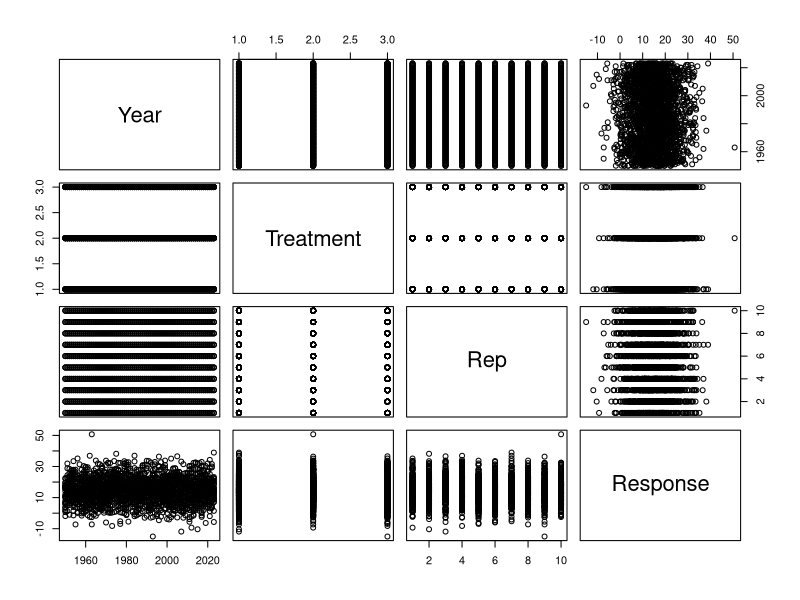
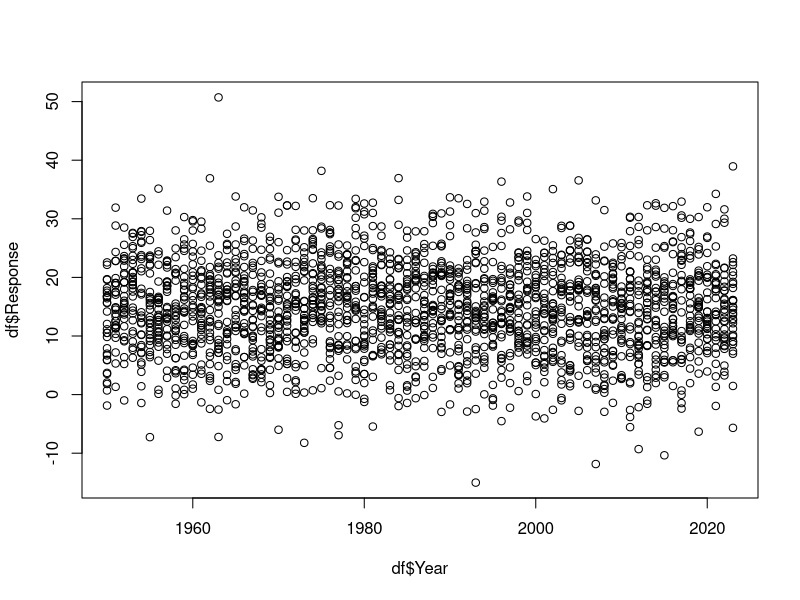
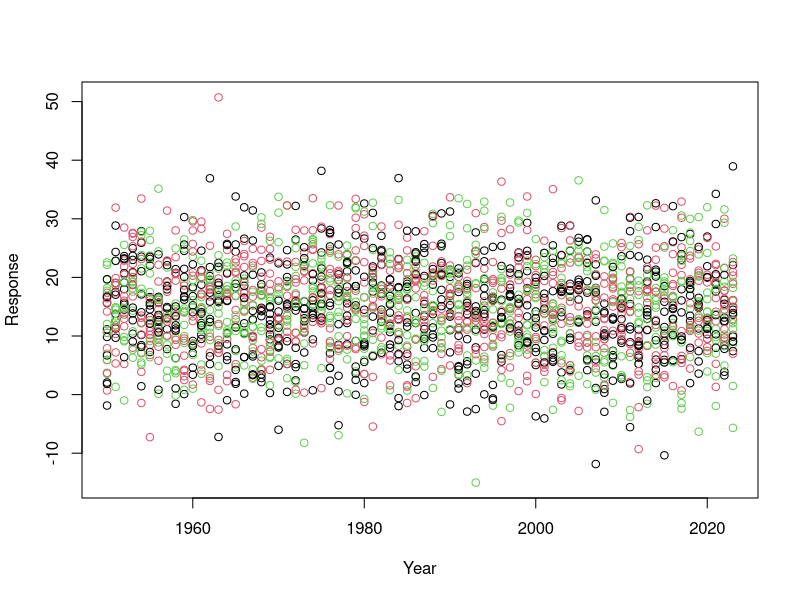
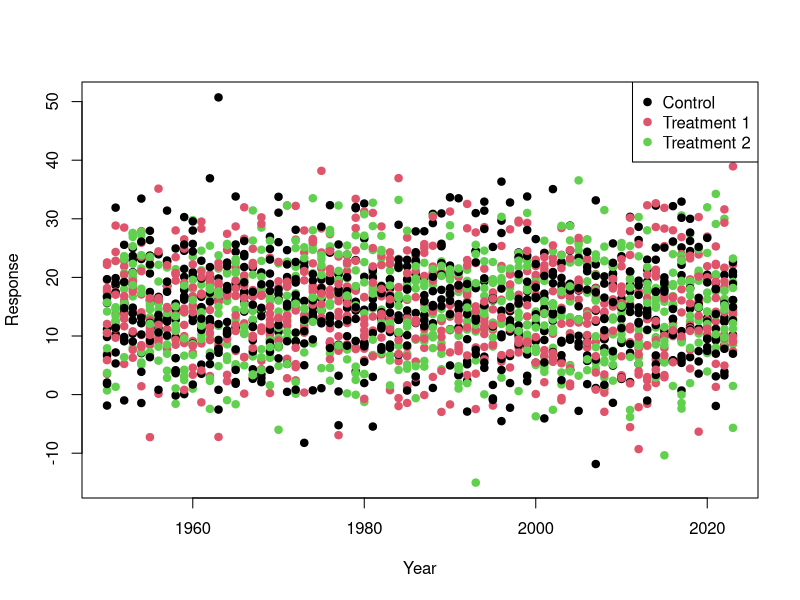
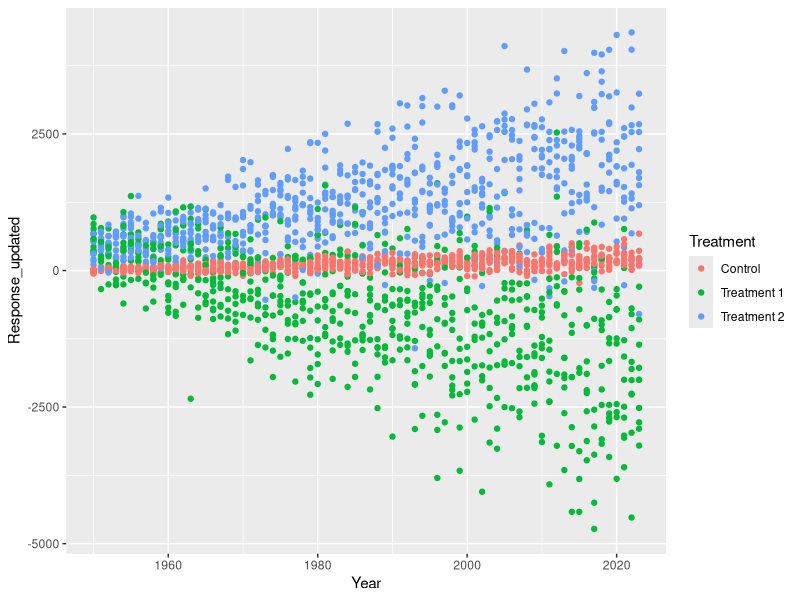
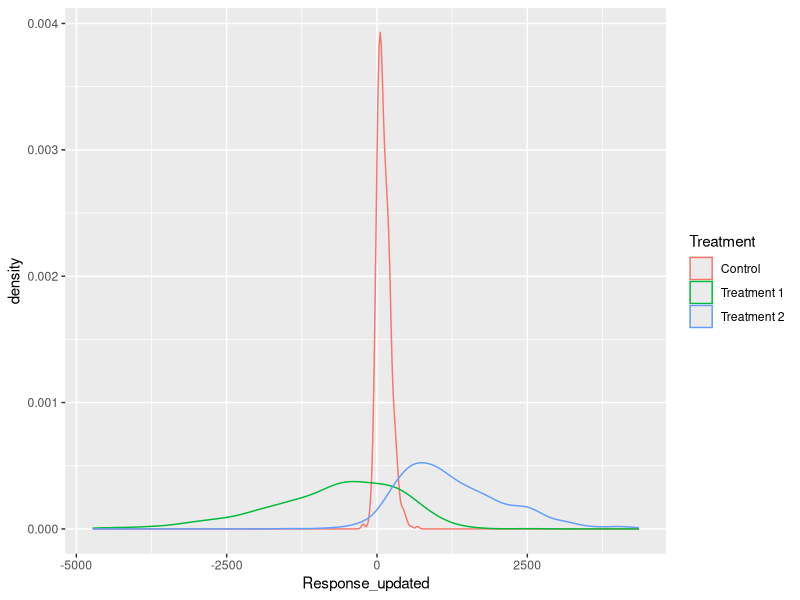
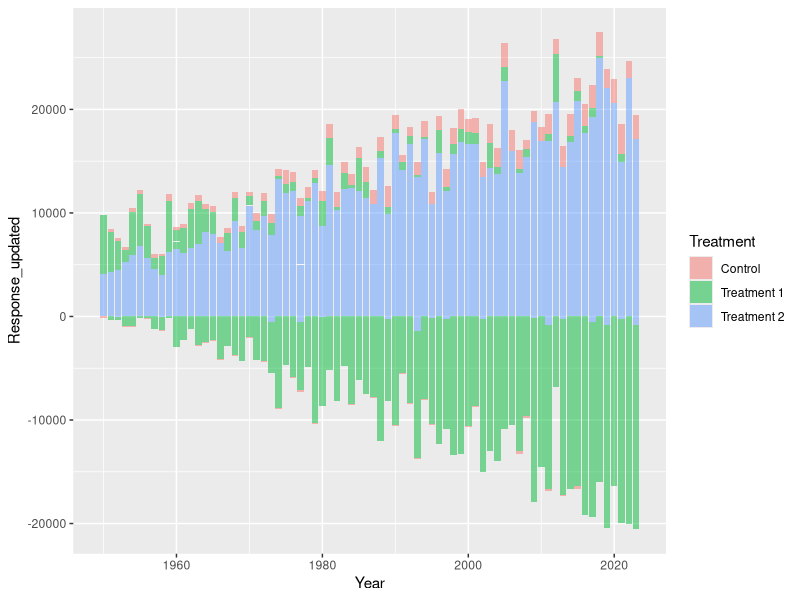
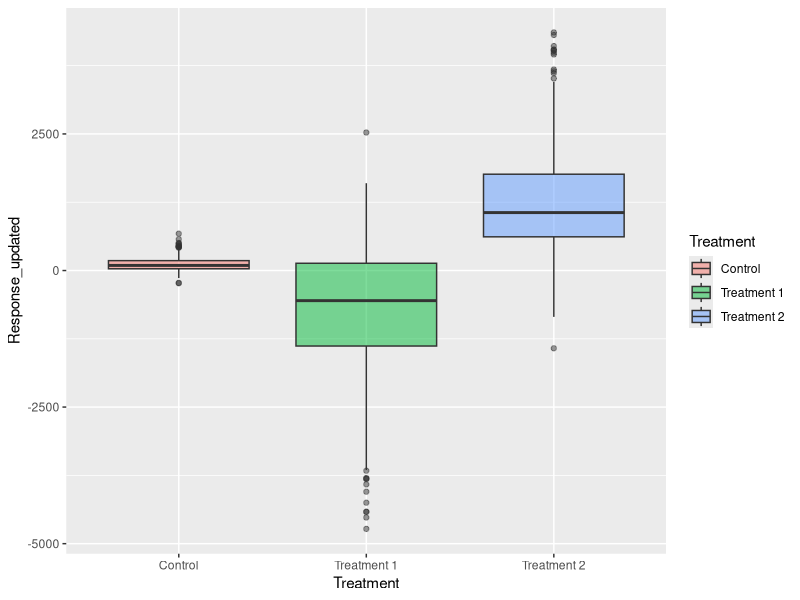

These charts were generated, in order, by the following R code:
#####----Visualisation 

# Lets make some data as we did in the introduction



Year <- seq(from=1950,to=2023,by=1)
Treatment <- c("Control","Treatment 1","Treatment 2")
Rep<- seq(from=1,to=10,by=1)

df<-expand.grid(Year=Year,Treatment=Treatment,Rep=Rep)

Response<-rnorm(n=nrow(df),mean = 15,sd=8) 

df$Response<-Response



# # #####----Base

# We can check the data we have using a base plot function
# 
# The base plot() function will create a grid that is each column of the data set plotted against all the others, this is fine for continuous data (Such as bill_depth_mm)
# 
# but it is hard to understand or read fully.


plot(df)


# We can define x and y axes from columns of the data set 


plot(x=df$Year,y=df$Response)


# It automatically does a scatter plot, maybe we want to colour different treatments differently? and perhaps some axis labels that are more clear?
  
  
  
plot(x=df$Year,
     y=df$Response,
     col=df$Treatment, 
     xlab="Year",
     ylab="Response")


# Some of the arguments in this function are well named but you need to know the names of the arguments to properly use a function best,
# 
# you can easily find documentation of what arguments are within a function by typing two ? before the function in the console like so:
  
  

?plot()

#####----plot is a common function name 
#####----so we have to go to the base::plot() section of the help



# With the points coloured we should add a legend to the plot, this is accomplished with another function run after the plot function.



plot(x=df$Year,
     y=df$Response,
     col=unique(df$Treatment), 
     xlab="Year",
     ylab="Response",
     pch=19)
legend(x = "topright",          #####----Position
       legend = unique(df$Treatment),  #####----Legend texts
       col = c(1,2, 3),           #####----point colors
       pch=19)                    #####----point type



# Here we can see that the response is totally random, regardless of treatment and year.
# 
# For interesting plotting we can change this, we can add patterns and jitter (random noise) to our data based on its treatment. 
# 
# We will use some of our data manipulation code to do this.


library(tidyverse)

df_1<-df %>% 
  mutate(Response_updated=case_when(
    Treatment=="Control"~jitter(Response)*((Year-1930)/5)-50,
    Treatment=="Treatment 1"~jitter(Response)*((Year-1930)*-2)+1000,
    Treatment=="Treatment 2"~jitter(Response)*((Year-1930)*1.5)-4))



# We can now calculate some summary statistics such as mean or standard deviation using group_by and summarise


df_1_summary<-df_1 %>% 
  group_by(Treatment) %>% 
  summarise(MeanResponse=mean(Response_updated),
            SDResponse=sd(Response_updated))

df_1_summary

df_1_summary_year<-df_1 %>% 
  group_by(Treatment,Year) %>% 
  summarise(MeanResponse=mean(Response_updated),
            SDResponse=sd(Response_updated))

df_1_summary_year


# #####----ggplot2

# # #####----The Grammar of Graphics


# For more complex (and very simple) plots ggplot2 is by far the best package!
  
# The gg in ggplot2 and a lot of the associated packages stands for grammar of graphics, which is a very old framework for good visualisation.

# We don't need to go far into it, but it effectively relies on three elements:
# 
# - Data
# 
# - Mapping
# 
# - Geometry
# 
# In every plot we will want to plot Data, it may be 1 value, 1 dimensional, 2 dimensional.... all the way up to multi facetted and dimensional.
# 
# We then want to assign some element of the data to elements of the plot, this is called mapping. 
# 
# This mapping will change based on the geometry (shape/style).
# 
# For example earlier with base plot we Mapped a column (Data) to be the x axis and another to the y. (base plot assumed our geometry was a scatter plot)

# # #####----Plotting

# Using these principles we can build some very impressive and complicated plots.
# 
# We first make a blank ggplot saying what data we will include using ggplot(). 
# 
# For elements of the plot (aesthetics) that change with data from the df we use the aes() function to show what column we want to map to what element (mapping=aes()).
# 
# Then we want to add layers (geometries) to the plot for what we want to plot and how we want it to look.


ggplot(data=df_1,
       mapping=aes(x=Year,
                   y=Response_updated,
                   colour=Treatment))+
  geom_point()



# This looks good but could be nicer! There are many geom types to dictate the type of plot.
# 
# Different geom types have different required aesthetic elements, we could check by using ??geom_point for example
# 
# Generally we use x, y, colour, fill and alpha (transparency). (Sometimes z or label or many others)
# 
# Unlike base plotting ggplot creates a legend automatically, this becomes more complex as the plot becomes more complex but is generally a nice default.


ggplot(df_1,aes(x=Response_updated,colour=Treatment))+
  geom_density()

ggplot(df_1,aes(x=Year,y=Response_updated,fill=Treatment))+
  geom_col(alpha=0.5)

ggplot(df_1,aes(x=Treatment,y=Response_updated,fill=Treatment))+
  geom_boxplot(alpha=0.5)



# We can also add new data into the same plot, so we could use the summary data too, for this we add the data to the geom (geometry) we want it used for.
# 
# Here we have both the fill and the colour with the same levels (Treatment), ggplot will automatically combine these into one legend.


ggplot()+
  geom_point(data=df_1,mapping=aes(x=Year,y=Response_updated,colour=Treatment),
             alpha=0.4)+
  geom_ribbon(data=df_1_summary_year,mapping=aes(x=Year,ymax=MeanResponse+SDResponse,
                                                 ymin=MeanResponse-SDResponse,fill=Treatment),
              alpha=0.4)+
  geom_line(data=df_1_summary_year,mapping=aes(x=Year,y=MeanResponse,colour=Treatment))



# # #####----Appearance

# We can now change the style and appearance of the whole plot with the function theme()
# 
# There are also some preset theme functions like theme_classic() or theme_bw()
# 
# We can also change the appearance with our mapping elements to define the colours or fill we want using the scale_colour_manual() and scale_fill_manual() functions. This is also true for all mapping, the x or y axis can be edited with scale_x/y_*() functions).
# 
# There are many different scale functions within ggplot so we some times use a * to say that it could be any that we use.
# 
# Maybe we want to set odd x breaks or flip the y axis upside down?


ggplot()+
  geom_point(data=df_1,mapping=aes(x=Year,y=Response_updated,colour=Treatment),
             alpha=0.4)+
  geom_ribbon(data=df_1_summary_year,mapping=aes(x=Year,ymax=MeanResponse+SDResponse,
                                                 ymin=MeanResponse-SDResponse,fill=Treatment),
              alpha=0.4)+
  geom_line(data=df_1_summary_year,mapping=aes(x=Year,y=MeanResponse,colour=Treatment))+
  scale_colour_manual(values=c("darkcyan","darkorange","grey30"))+
  scale_fill_manual(values=c("darkcyan","darkorange","grey30"))+
  scale_x_continuous(breaks = c(1955,1982,2010,2023))+ 
  scale_y_reverse()+
  labs(x="Year",y="Response Variable")+
  theme_classic()

# We could even separate plots by another column (facetting)


ggplot()+
  geom_point(data=df_1,mapping=aes(x=Year,y=Response_updated,colour=Treatment),
             alpha=0.4)+
  geom_ribbon(data=df_1_summary_year,mapping=aes(x=Year,ymax=MeanResponse+SDResponse,
                                                 ymin=MeanResponse-SDResponse,fill=Treatment),
              alpha=0.4)+
  geom_line(data=df_1_summary_year,mapping=aes(x=Year,y=MeanResponse,colour=Treatment))+
  facet_wrap(~Treatment)+
  scale_color_manual(values=c("darkcyan","darkorange","grey30"))+
  scale_fill_manual(values=c("darkcyan","darkorange","grey30"))+
  labs(x="Year",y="Response Variable")+
  theme_classic()


# We can add up different layers but also edit all elements of the plot using either the theme() or scale_*_() functions
# 
# These are all the elements you can change within theme:
# 
# theme(
#####---- line,
#####---- rect,
#####---- text,
#####---- title,
#####---- aspect.ratio,
#####---- axis.title,
#####---- axis.title.x,
#####---- axis.title.x.top,
#####---- axis.title.x.bottom,
#####---- axis.title.y,
#####---- axis.title.y.left,
#####---- axis.title.y.right,
#####---- axis.text,
#####---- axis.text.x,
#####---- axis.text.x.top,
#####---- axis.text.x.bottom,
#####---- axis.text.y,
#####---- axis.text.y.left,
#####---- axis.text.y.right,
#####---- axis.ticks,
#####---- axis.ticks.x,
#####---- axis.ticks.x.top,
#####---- axis.ticks.x.bottom,
#####---- axis.ticks.y,
#####---- axis.ticks.y.left,
#####---- axis.ticks.y.right,
#####---- axis.ticks.length,
#####---- axis.ticks.length.x,
#####---- axis.ticks.length.x.top,
#####---- axis.ticks.length.x.bottom,
#####---- axis.ticks.length.y,
#####---- axis.ticks.length.y.left,
#####---- axis.ticks.length.y.right,
#####---- axis.line,
#####---- axis.line.x,
#####---- axis.line.x.top,
#####---- axis.line.x.bottom,
#####---- axis.line.y,
#####---- axis.line.y.left,
#####---- axis.line.y.right,
#####---- legend.background,
#####---- legend.margin,
#####---- legend.spacing,
#####---- legend.spacing.x,
#####---- legend.spacing.y,
#####---- legend.key,
#####---- legend.key.size,
#####---- legend.key.height,
#####---- legend.key.width,
#####---- legend.text,
#####---- legend.text.align,
#####---- legend.title,
#####---- legend.title.align,
#####---- legend.position,
#####---- legend.direction,
#####---- legend.justification,
#####---- legend.box,
#####---- legend.box.just,
#####---- legend.box.margin,
#####---- legend.box.background,
#####---- legend.box.spacing,
#####---- panel.background,
#####---- panel.border,
#####---- panel.spacing,
#####---- panel.spacing.x,
#####---- panel.spacing.y,
#####---- panel.grid,
#####---- panel.grid.major,
#####---- panel.grid.minor,
#####---- panel.grid.major.x,
#####---- panel.grid.major.y,
#####---- panel.grid.minor.x,
#####---- panel.grid.minor.y,
#####---- panel.ontop,
#####---- plot.background,
#####---- plot.title,
#####---- plot.title.position,
#####---- plot.subtitle,
#####---- plot.caption,
#####---- plot.caption.position,
#####---- plot.tag,
#####---- plot.tag.position,
#####---- plot.margin,
#####---- strip.background,
#####---- strip.background.x,
#####---- strip.background.y,
#####---- strip.clip,
#####---- strip.placement,
#####---- strip.text,
#####---- strip.text.x,
#####---- strip.text.x.bottom,
#####---- strip.text.x.top,
#####---- strip.text.y,
#####---- strip.text.y.left,
#####---- strip.text.y.right,
#####---- strip.switch.pad.grid,
#####---- strip.switch.pad.wrap
# )
# 
# Each one can be edited by its own element, so for a background it is a rectangle so we might say (inside theme()) but for a grid line it is a line.
# 
# plot.background=element_rect(fill="grey80") this will mean the rectangular element of the plot background will be filled with the colour grey80
# 
# panel.grid.major.y= element_line(colour = "green",linetype = "dotdash",linewidth =2) this will mean the axis lines element of the panel background will be a green dotdashed line of linewidth 2 with the colour grey80
# 
# We can add titles and subtitles or change the legend title inside the labs function (if we only change the fill title it will split the colour and fill legends), 
# 
# We can even add geoms that are labels or texts or other shapes/lines not base on our data
# 

ggplot()+
  geom_point(data=df_1,mapping=aes(x=Year,y=Response_updated,colour=Treatment),
             alpha=0.4, shape=8)+
  geom_ribbon(data=df_1_summary_year,mapping=aes(x=Year,ymax=MeanResponse+SDResponse,
                                                 ymin=MeanResponse-SDResponse,fill=Treatment),
              alpha=0.4)+
  geom_line(data=df_1_summary_year,mapping=aes(x=Year,y=MeanResponse,colour=Treatment))+
  scale_color_manual(values=c("darkcyan","darkorange","grey30"))+
  scale_fill_manual(values=c("darkcyan","darkorange","grey30"))+
  labs(x="Year",
       y="Response Variable",
       fill="Treatment New Name",
       title= "What a cool plot Title?!", 
       subtitle = "Is it though? The Subtitle is Better.",
       caption= "I think it is cool. So is this Caption."
       )+
  theme_classic()+
  theme(plot.background = element_rect(fill="grey80")
        
        )

ggplot()+
  geom_point(data=df_1,mapping=aes(x=Year,y=Response_updated,colour=Treatment),
             alpha=0.4, shape=8)+
  geom_ribbon(data=df_1_summary_year,mapping=aes(x=Year,ymax=MeanResponse+SDResponse,
                                                 ymin=MeanResponse-SDResponse,fill=Treatment),
              alpha=0.4)+
  geom_line(data=df_1_summary_year,mapping=aes(x=Year,y=MeanResponse,colour=Treatment))+
  scale_color_manual(values=c("darkcyan","darkorange","grey30"))+
  scale_fill_manual(values=c("darkcyan","darkorange","grey30"))+
  labs(x="Year",
       y="Response Variable",
       fill="Treatment New Name",
       title= "What a cool plot Title?!", 
       subtitle = "Is it though? The Subtitle is Better.",
       caption= "I think it is cool. So is this Caption."
       )+
  theme_classic()+
  theme(plot.background = element_rect(fill="grey80"),
        panel.background = element_rect(fill="yellow")
        
        )+
  geom_text(aes(x=1980,y=3000,label="this is text"))

ggplot()+
  geom_point(data=df_1,mapping=aes(x=Year,y=Response_updated,colour=Treatment),
             alpha=0.4, shape=8)+
  geom_ribbon(data=df_1_summary_year,mapping=aes(x=Year,ymax=MeanResponse+SDResponse,
                                                 ymin=MeanResponse-SDResponse,fill=Treatment),
              alpha=0.4)+
  geom_line(data=df_1_summary_year,mapping=aes(x=Year,y=MeanResponse,colour=Treatment))+
  scale_color_manual(values=c("darkcyan","darkorange","grey30"))+
  scale_fill_manual(values=c("darkcyan","darkorange","grey30"))+
  labs(x="Year",
       y="Response Variable",
       fill="Treatment New Name",
       title= "What a cool plot Title?!", 
       subtitle = "Is it though? The Subtitle is Better.",
       caption= "I think it is cool. So is this Caption."
       )+
  theme_classic()+
  theme(plot.background = element_rect(fill="grey80"),
        panel.background = element_rect(fill="yellow"),
        panel.grid.major.x= element_line(colour = "red",linetype = "dotted",linewidth =1)
        
        )+
  geom_text(aes(x=1980,y=3000,label="this is text"))+
  geom_label(aes(x=1980,y=4000,label="this is a label (has a background)"), colour="purple", fill="navyblue")

ggplot()+
  geom_point(data=df_1,mapping=aes(x=Year,y=Response_updated,colour=Treatment),
             alpha=0.4, shape=8)+
  geom_ribbon(data=df_1_summary_year,mapping=aes(x=Year,ymax=MeanResponse+SDResponse,
                                                 ymin=MeanResponse-SDResponse,fill=Treatment),
              alpha=0.4)+
  geom_line(data=df_1_summary_year,mapping=aes(x=Year,y=MeanResponse,colour=Treatment))+
  scale_color_manual(values=c("darkcyan","darkorange","grey30"))+
  scale_fill_manual(values=c("darkcyan","darkorange","grey30"))+
  labs(x="Year",
       y="Response Variable",
       fill="Treatment New Name",
       title= "What a cool plot Title?!", 
       subtitle = "Is it though? The Subtitle is Better.",
       caption= "I think it is cool. So is this Caption."
       )+
  theme_classic()+
  theme(plot.background = element_rect(fill="grey80"),
        panel.background = element_rect(fill="yellow"),
        panel.grid.major.x= element_line(colour = "red",linetype = "dotted",linewidth =1),
        panel.grid.major.y= element_line(colour = "green",linetype = "dotdash",linewidth =2)
        
        )+
  geom_text(aes(x=1980,y=3000,label="this is text"))+
  geom_label(aes(x=1980,y=4000,label="this is a label (has a background)"), colour="purple", fill="navyblue")+
  geom_segment(aes(x=1960,xend=2020,y=2500,yend=-2500))


ggplot()+
  geom_point(data=df_1,mapping=aes(x=Year,y=Response_updated,colour=Treatment),
             alpha=0.4, shape=8)+
  geom_ribbon(data=df_1_summary_year,mapping=aes(x=Year,ymax=MeanResponse+SDResponse,
                                                 ymin=MeanResponse-SDResponse,fill=Treatment),
              alpha=0.4)+
  geom_line(data=df_1_summary_year,mapping=aes(x=Year,y=MeanResponse,colour=Treatment))+
  scale_color_manual(values=c("darkcyan","darkorange","grey30"))+
  scale_fill_manual(values=c("darkcyan","darkorange","grey30"))+
  labs(x="Year",
       y="Response Variable",
       fill="Treatment New Name",
       title= "What a cool plot Title?!", 
       subtitle = "Is it though? The Subtitle is Better.",
       caption= "I think it is cool. So is this Caption."
       )+
  theme_classic()+
  theme(plot.background = element_rect(fill="grey80"),
        panel.background = element_rect(fill="yellow"),
        panel.grid.major.x= element_line(colour = "red",linetype = "dotted",linewidth =1),
        panel.grid.major.y= element_line(colour = "green",linetype = "dotdash",linewidth =2),
        panel.grid.minor.x= element_line(colour = "blue",linetype = "solid",linewidth =3),
        panel.grid.minor.y= element_line(colour = "pink",linetype = "solid",linewidth =2.5)
        
        )+
  geom_text(aes(x=1980,y=3000,label="this is text"))+
  geom_label(aes(x=1980,y=4000,label="this is a label (has a background)"), colour="purple", fill="navyblue")+
  geom_segment(aes(x=1960,xend=2020,y=2500,yend=-2500))




# The above plot is horrendous but shows different important elements we might want to add or take away from plots.
# 
# Once we have got a plot to how we want it we can then save it as a file on our computer using the ggsave() function
# 
# to do this we can save our plot as an object, then provide the location we want to save the file and its name and extension in quotations, and its size,
# 
# we will save to the current directory.


Plot_To_Save<-ggplot()+
  geom_point(data=df_1,mapping=aes(x=Year,y=Response_updated,colour=Treatment),
             alpha=0.4)+
  geom_ribbon(data=df_1_summary_year,mapping=aes(x=Year,ymax=MeanResponse+SDResponse,
                                                 ymin=MeanResponse-SDResponse,fill=Treatment),
              alpha=0.4)+
  geom_line(data=df_1_summary_year,mapping=aes(x=Year,y=MeanResponse,colour=Treatment))+
  scale_color_manual(values=c("darkcyan","darkorange","grey30"))+
  scale_fill_manual(values=c("darkcyan","darkorange","grey30"))+
  labs(x="Year",y="Response Variable")+
  theme_classic()

ggsave("This_Is_Our_First_Saved_Plot.png", Plot_To_Save, width=10, height=10) #####----dont forget to put the file type at the end!!! we will use .png






